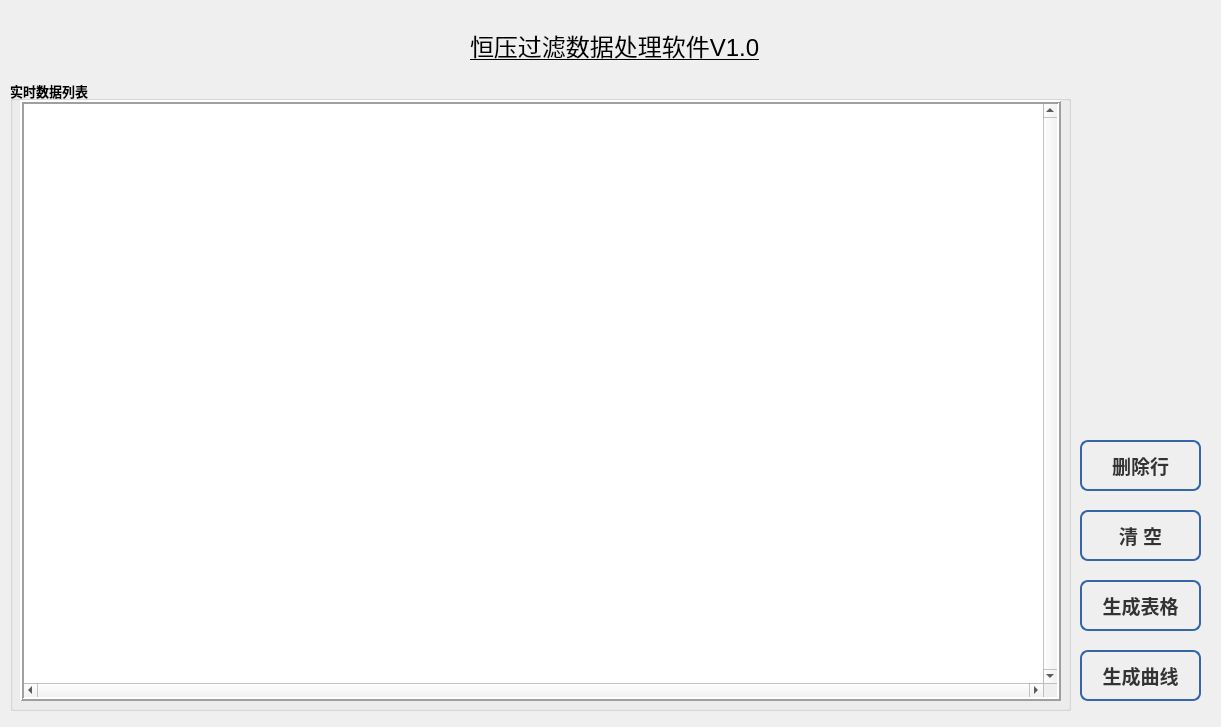
<?xml version="1.0" encoding="UTF-8"?>
<ui version="4.0">
 <class>Page3</class>
 <widget class="QDialog" name="Page3">
  <property name="geometry">
   <rect>
    <x>0</x>
    <y>0</y>
    <width>1221</width>
    <height>727</height>
   </rect>
  </property>
  <property name="windowTitle">
   <string>压缩指数表</string>
  </property>
  <property name="windowIcon">
   <iconset>
    <normaloff>Resource/icon/report.png</normaloff>Resource/icon/report.png</iconset>
  </property>
  <widget class="QPushButton" name="pushButton_7">
   <property name="geometry">
    <rect>
     <x>1080</x>
     <y>580</y>
     <width>121</width>
     <height>51</height>
    </rect>
   </property>
   <property name="font">
    <font>
     <family>Arial</family>
     <pointsize>14</pointsize>
     <weight>75</weight>
     <italic>false</italic>
     <bold>true</bold>
    </font>
   </property>
   <property name="styleSheet">
    <string notr="true"> QPushButton {
color: #333;
border: 2px solid #3465a4;
font:bold 14pt &quot;Arial&quot;;
text-align:center;
border-radius: 8px;
padding: 5px;
background: qradialgradient(cx: 0.3, cy: -0.4,
fx: 0.3, fy: -0.4,
radius: 1.89, stop: 0 #fff, stop: 1 #888a85);
min-width: 80px;
}

QPushButton:hover {
background: qradialgradient(cx: 0.3, cy: -0.4,
fx: 0.3, fy: -0.4,
radius: 1.89, stop: 0 #fff, stop: 1 #898a88);
}

 QPushButton:pressed {
background: qradialgradient(cx: 0.4, cy: -0.1,
fx: 0.4, fy: -0.1,
radius: 1.89, stop: 0 #fff, stop: 1 #8a8a89);
}</string>
   </property>
   <property name="text">
    <string>生成表格</string>
   </property>
  </widget>
  <widget class="QGroupBox" name="groupBox">
   <property name="geometry">
    <rect>
     <x>10</x>
     <y>80</y>
     <width>1061</width>
     <height>631</height>
    </rect>
   </property>
   <property name="font">
    <font>
     <pointsize>10</pointsize>
     <weight>75</weight>
     <bold>true</bold>
    </font>
   </property>
   <property name="title">
    <string>实时数据列表</string>
   </property>
   <widget class="QTableWidget" name="tableWidget">
    <property name="geometry">
     <rect>
      <x>10</x>
      <y>20</y>
      <width>1041</width>
      <height>601</height>
     </rect>
    </property>
    <property name="font">
     <font>
      <pointsize>8</pointsize>
     </font>
    </property>
    <property name="frameShape">
     <enum>QFrame::Box</enum>
    </property>
    <property name="frameShadow">
     <enum>QFrame::Raised</enum>
    </property>
    <property name="lineWidth">
     <number>2</number>
    </property>
    <property name="verticalScrollBarPolicy">
     <enum>Qt::ScrollBarAlwaysOn</enum>
    </property>
    <property name="horizontalScrollBarPolicy">
     <enum>Qt::ScrollBarAlwaysOn</enum>
    </property>
    <property name="alternatingRowColors">
     <bool>false</bool>
    </property>
   </widget>
  </widget>
  <widget class="QLabel" name="label">
   <property name="geometry">
    <rect>
     <x>470</x>
     <y>10</y>
     <width>371</width>
     <height>71</height>
    </rect>
   </property>
   <property name="font">
    <font>
     <pointsize>18</pointsize>
     <underline>true</underline>
    </font>
   </property>
   <property name="text">
    <string>恒压过滤数据处理软件V1.0</string>
   </property>
  </widget>
  <widget class="QPushButton" name="pushButton_8">
   <property name="geometry">
    <rect>
     <x>1080</x>
     <y>650</y>
     <width>121</width>
     <height>51</height>
    </rect>
   </property>
   <property name="font">
    <font>
     <family>Arial</family>
     <pointsize>14</pointsize>
     <weight>75</weight>
     <italic>false</italic>
     <bold>true</bold>
    </font>
   </property>
   <property name="styleSheet">
    <string notr="true"> QPushButton {
color: #333;
border: 2px solid #3465a4;
font:bold 14pt &quot;Arial&quot;;
text-align:center;
border-radius: 8px;
padding: 5px;
background: qradialgradient(cx: 0.3, cy: -0.4,
fx: 0.3, fy: -0.4,
radius: 1.89, stop: 0 #fff, stop: 1 #888a85);
min-width: 80px;
}

QPushButton:hover {
background: qradialgradient(cx: 0.3, cy: -0.4,
fx: 0.3, fy: -0.4,
radius: 1.89, stop: 0 #fff, stop: 1 #898a88);
}

 QPushButton:pressed {
background: qradialgradient(cx: 0.4, cy: -0.1,
fx: 0.4, fy: -0.1,
radius: 1.89, stop: 0 #fff, stop: 1 #8a8a89);
}</string>
   </property>
   <property name="text">
    <string>生成曲线</string>
   </property>
  </widget>
  <widget class="QPushButton" name="pushButton_2">
   <property name="geometry">
    <rect>
     <x>1080</x>
     <y>510</y>
     <width>121</width>
     <height>51</height>
    </rect>
   </property>
   <property name="font">
    <font>
     <family>Arial</family>
     <pointsize>14</pointsize>
     <weight>75</weight>
     <italic>false</italic>
     <bold>true</bold>
    </font>
   </property>
   <property name="styleSheet">
    <string notr="true"> QPushButton {
color: #333;
border: 2px solid #3465a4;
font:bold 14pt &quot;Arial&quot;;
text-align:center;
border-radius: 8px;
padding: 5px;
background: qradialgradient(cx: 0.3, cy: -0.4,
fx: 0.3, fy: -0.4,
radius: 1.89, stop: 0 #fff, stop: 1 #888a85);
min-width: 80px;
}

QPushButton:hover {
background: qradialgradient(cx: 0.3, cy: -0.4,
fx: 0.3, fy: -0.4,
radius: 1.89, stop: 0 #fff, stop: 1 #898a88);
}

 QPushButton:pressed {
background: qradialgradient(cx: 0.4, cy: -0.1,
fx: 0.4, fy: -0.1,
radius: 1.89, stop: 0 #fff, stop: 1 #8a8a89);
}</string>
   </property>
   <property name="text">
    <string>清 空</string>
   </property>
  </widget>
  <widget class="QPushButton" name="pushButton_3">
   <property name="geometry">
    <rect>
     <x>1080</x>
     <y>440</y>
     <width>121</width>
     <height>51</height>
    </rect>
   </property>
   <property name="font">
    <font>
     <family>Arial</family>
     <pointsize>14</pointsize>
     <weight>75</weight>
     <italic>false</italic>
     <bold>true</bold>
    </font>
   </property>
   <property name="styleSheet">
    <string notr="true"> QPushButton {
color: #333;
border: 2px solid #3465a4;
font:bold 14pt &quot;Arial&quot;;
text-align:center;
border-radius: 8px;
padding: 5px;
background: qradialgradient(cx: 0.3, cy: -0.4,
fx: 0.3, fy: -0.4,
radius: 1.89, stop: 0 #fff, stop: 1 #888a85);
min-width: 80px;
}

QPushButton:hover {
background: qradialgradient(cx: 0.3, cy: -0.4,
fx: 0.3, fy: -0.4,
radius: 1.89, stop: 0 #fff, stop: 1 #898a88);
}

 QPushButton:pressed {
background: qradialgradient(cx: 0.4, cy: -0.1,
fx: 0.4, fy: -0.1,
radius: 1.89, stop: 0 #fff, stop: 1 #8a8a89);
}</string>
   </property>
   <property name="text">
    <string>删除行</string>
   </property>
  </widget>
 </widget>
 <resources/>
 <connections/>
</ui>
